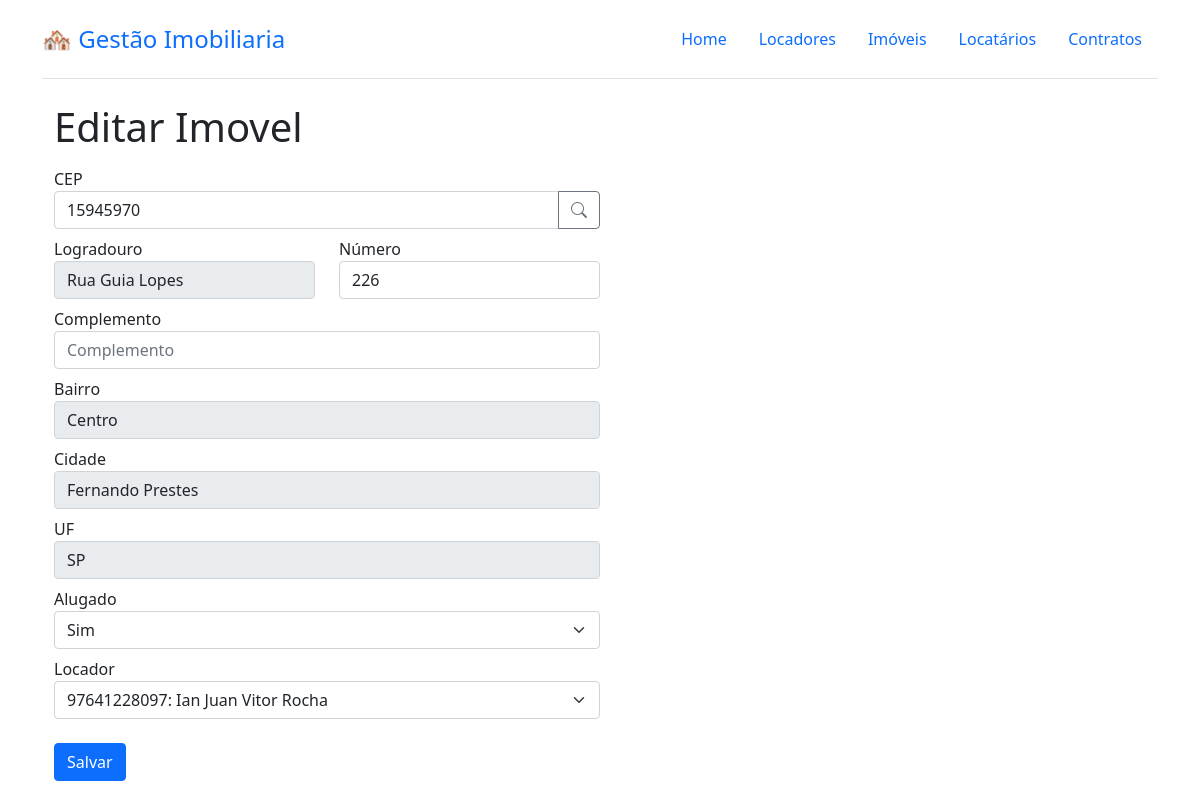
The page /imovel/1 on the database its author committed.
### tables this page shows
CREATE TABLE `imovel` (
	`id` integer primary key NOT NULL UNIQUE,
	`cep` TEXT NOT NULL,
	`logradouro` TEXT NOT NULL,
	`numero` TEXT NOT NULL,
	`complemento` TEXT,
	`bairro` TEXT NOT NULL,
	`cidade` INTEGER NOT NULL,
	`uf` INTEGER NOT NULL,
	`alugado` TEXT NOT NULL,
	`id_locador` INTEGER NOT NULL,
	FOREIGN KEY(`id_locador`) REFERENCES `locador`(`id`)
);

### gestao_imobiliaria/views/imovel.py (the view, shortened to what this page needs)
@imovel.route("/imovel/<int:id>", methods=["GET", "POST"])
def edit(id: int):
    db = get_db()
    form = ImovelForm()
    imovel = db.execute("SELECT * FROM imovel WHERE id = ?", (id,)).fetchone()
    if imovel is None:
        abort(404, "Imovel id {0} doesn't exist.".format(id))
    if request.method == "GET":
        form.cep.data = imovel["cep"]
        form.logradouro.data = imovel["logradouro"]
        form.numero.data = imovel["numero"]
        form.complemento.data = imovel["complemento"]
        form.bairro.data = imovel["bairro"]
        form.cidade.data = imovel["cidade"]
        form.uf.data = imovel["uf"]
        form.alugado.data = imovel["alugado"]
        form.id_locador.data = imovel["id_locador"]
    return render_template("form.html", form=form, page_title="Editar Imovel")

### gestao_imobiliaria/forms.py
class ImovelForm(FlaskForm):
    def __init__(self, *args, **kwargs):
        super(ImovelForm, self).__init__(*args, **kwargs)
        self.populate_choices()
    def populate_choices(self):
        db = get_db()  # Get the database connection
        cursor = db.cursor()
        cursor.execute('SELECT id, primeiro_nome, ultimo_nome, cpf FROM locador')
        rows = cursor.fetchall()
        self.id_locador.choices = [(row['id'], f"{row['cpf']}: {row['primeiro_nome']} {row['ultimo_nome']}") for row in rows]
    cep = StringField("CEP")
    logradouro = StringField("Logradouro")
    numero = IntegerField("Número")
    complemento = StringField("Complemento")
    bairro = StringField("Bairro")
    cidade = StringField("Cidade")
    uf = StringField("UF")
    alugado = SelectField("Alugado", choices=[("Não", "Não"), ("Sim", "Sim")])
    id_locador = SelectField("Locador")
    submit = SubmitField("Salvar")

### gestao_imobiliaria/db.py (called while the page is built)
def get_db():
    if "db" not in g:
        g.db = sqlite3.connect(
            os.getenv("DATABASE_URL"), detect_types=sqlite3.PARSE_DECLTYPES
        )
        g.db.row_factory = sqlite3.Row
    return g.db

### gestao_imobiliaria/templates/form.html (shortened to what this page needs)
{% extends "base.html" %}
{% block content %}
  <div class="container justify-content-left w-100 position-relative">
   <div>
      <h1>{{page_title.title()}}</h1>
    </div>
    <form action="" method="POST" class="w-50">
        {% set row_open = false %}
        {% for field in form %}
            {% if (field.type != "SubmitField") and (field.type != "CSRFTokenField") %}
                {% if field.label.text == "Logradouro"%}
                    <div class="row">
                        <div class="col-md-6">
                            <div class="form-group">
                                {{ form.logradouro.label(class="form-label mb-0 mt-2") }}
                                {{ form.logradouro(class="form-control", placeholder=form.logradouro.label.text) }}
                            </div>
                        </div>
                        <div class="col-md-6">
                            <div class="form-group">
                                {{ form.numero.label(class="form-label mb-0 mt-2") }}
                                {{ form.numero(class="form-control", placeholder=form.numero.label.text) }}
                            </div>
                        </div>
                    </div>
                {% elif field.label.text == "Número" %}
                {% elif field.label.text == "CEP" %}
                    <div class="form-group">
                    {{ field.label(class="form-label mb-0 mt-2") }}
                    <div class="input-group mb-0">
                        {{ field(class="form-control", placeholder=field.label.text, maxlength="9" )}}
                        <button class="btn btn-outline-secondary" type="button" id="button-addon2" onclick="pesquisacep(document.getElementById('cep').value);"><i class="bi bi-search"></i></button>
                    </div>
                    </div>
                {% else %}
                    {% if field.type == 'SelectField' %}
                        <div class="form-group">
                            {{ field.label(class="form-label mb-0 mt-2") }}
                            {{ field(class="form-select", placeholder=field.label.text) }}
                        </div>
                    {% else %}
                        <div class="form-group">
                            {{ field.label(class="form-label mb-0 mt-2") }}
                            {{ field(class="form-control", placeholder=field.label.text) }}
                        </div>
                    {% endif %}
                {% endif %}
            {% endif %}
        {% endfor %}
          <div class="form-group pt-4 mb-5">
              {{ form.submit(class="btn btn-primary") }}
          </div>
    </form>
  </div>
{% endblock %}

### rows shown on the page
imovel: cep "15945970", logradouro "Rua Guia Lopes", numero "226", bairro "Centro" "Fernando Prestes" "SP", alugado "Sim" "97641228097: Ian Juan Vitor Rocha"

### other values the page prints
{{ page_title.title() }} "Editar Imovel"
{{ field.label(class="form-label mb-0 mt-2") }} "CEP"
{{ field.label(class="form-label mb-0 mt-2") }} "Complemento" "Bairro" "Cidade" "UF"
{{ field.label(class="form-label mb-0 mt-2") }} "Alugado" "Locador"
